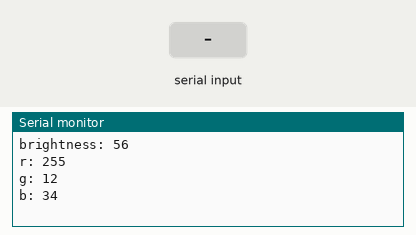
A sketch run on a simulated Arduino Uno, built with avr-gcc and run on an emulated ATmega328P. Parts: the last lines printed to the serial monitor. Inputs (shaded band) come from the test bench.

Above: at 1.2 s.
1.3 s: "90,45,200\n" received over Serial
At 1.9 s:
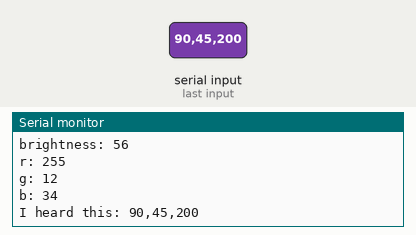
2.8 s: "90,45\n" received over Serial
At 4.0 s:
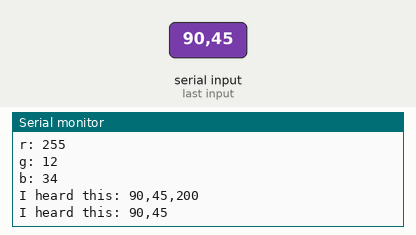
4.3 s: "90,45,200,10\n" received over Serial
At 5.5 s:
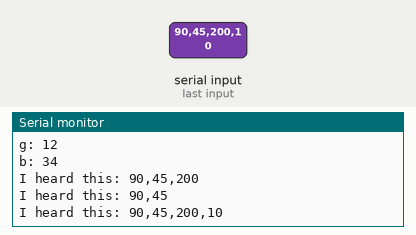
5.8 s: "5\n" received over Serial
At 6.3 s:
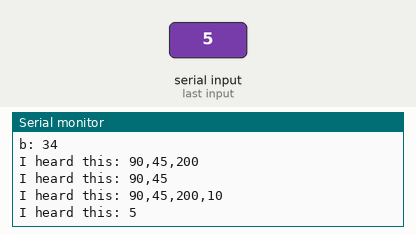

The sketch:

ColorParser.ino
```cpp
int brightness = 0;
int red = 0;
int green = 0;
int blue = 0;

void setup() {
  // put your setup code here, to run once:
  Serial.begin(9600);
  String msg = "56&255&12&34"; //assume brightess, red, green, blue
  brightness = getValue(msg, '&', 0).toInt();
  red = getValue(msg, '&', 1).toInt();
  green = getValue(msg, '&', 2).toInt();
  blue = getValue(msg, '&', 3).toInt();

  Serial.print("brightness: ");
  Serial.println(brightness);

  Serial.print("r: ");
  Serial.println(red);

  Serial.print("g: ");
  Serial.println(green);

  Serial.print("b: ");
  Serial.println(blue);

}

void loop()
{
  if(Serial.available() > 0)
  {
    String command = Serial.readStringUntil('\n');
    Serial.print("I heard this: ");
    Serial.println(command);
  }
}

// https://stackoverflow.com/questions/9072320/split-string-into-string-array
String getValue(String data, char separator, int index)
{
  int found = 0;
  int strIndex[] = {0, -1};
  int maxIndex = data.length()-1;

  for(int i=0; i<=maxIndex && found<=index; i++){
    if(data.charAt(i)==separator || i==maxIndex){
        found++;
        strIndex[0] = strIndex[1]+1;
        strIndex[1] = (i == maxIndex) ? i+1 : i;
    }
  }

  return found>index ? data.substring(strIndex[0], strIndex[1]) : "";
}
```

Measured:
- after the input at 1.3 s, the serial monitor: prints a new line at once (image 1)
- after the input at 2.8 s, the serial monitor: prints a new line at once (image 2)
- after the input at 4.3 s, the serial monitor: prints a new line at once (image 3)
- after the input at 5.8 s, the serial monitor: prints a new line at once (image 4)
